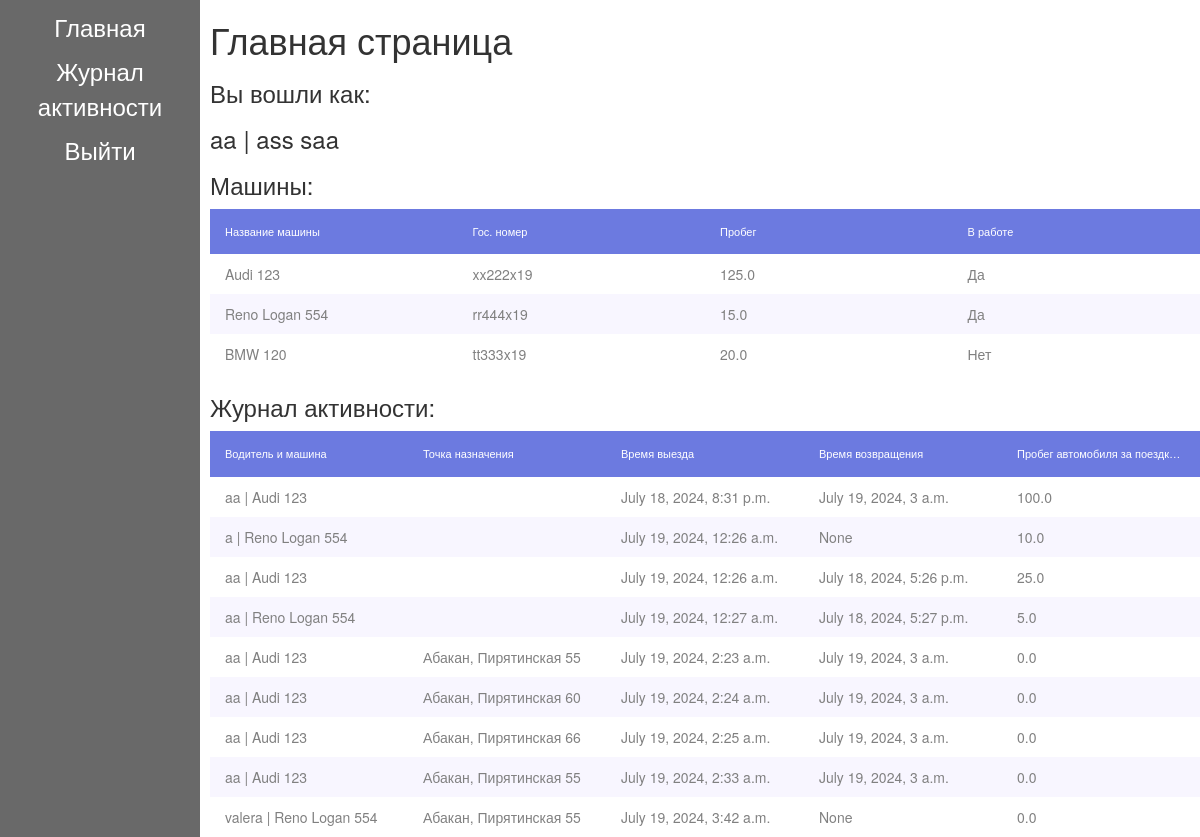
The page /activitylog/ (signed in) on the database its author committed.
### activitylog/models.py (models this page shows, shortened)
class User(AbstractBaseUser, PermissionsMixin):
    login = models.CharField(max_length=200, unique=True)
    password = models.CharField(max_length=200)
    first_name = models.CharField(max_length=200)
    second_name = models.CharField(max_length=200)
    surname = models.CharField(max_length=200)
    is_active = models.BooleanField(default=True)
    is_staff = models.BooleanField(default=False)
    objects = UserManager()
    USERNAME_FIELD = 'login'
    REQUIRED_FIELDS = []
    def __str__(self):
        return self.login

class Car(models.Model):
    name = models.CharField(max_length=200, unique=True)
    car_number = models.CharField(max_length=200, unique=True)
    all_mileage = models.FloatField(default=0.0, help_text='km.m')
    busy = models.BooleanField(default=False)

class ActivityLog(models.Model):
    user_car = models.ForeignKey(UserCar, on_delete=models.SET_NULL, null=True)
    get_time = models.DateTimeField(default=datetime.now)
    return_time = models.DateTimeField(blank=True, null=True)
    travel_target_point = models.TextField(blank=True)
    travel_mileage = models.FloatField(default=0.0, help_text='km.m')

class UserCar(models.Model):
    user = models.ForeignKey(User, on_delete=models.SET_NULL, null=True)
    car = models.ForeignKey(Car, on_delete=models.SET_NULL, null=True)
    def __str__(self):
        return self.user.login + " | " + self.car.name

### activitylog/views.py (the view)
# urls.py: path('', views.index, name='index'),
def index(request):
    cars = Car.objects.all()
    activitylogs = ActivityLog.objects.all()
    return render(
        request,
        'index.html',
        context= {
            'cars' : cars,
            'activitylogs' : activitylogs,
        }
    )

### activitylog/templates/index.html (shortened to what this page needs)
{% extends "base_generic.html" %}
{% block content %}
<h1 class="main-header">Главная страница</h1>
{% if user.is_authenticated %}
<div class="user-info">
  <h3>Вы вошли как:</h3>
  <div><h3>{{user}} | {{user.first_name}}  {{user.second_name}}</h3></div>
</div>
{% endif %}
<div class="cars-info">
  <h3>Машины:</h3>
  <table class="grid-table cars-table">
    <thead>
      <tr>
        <th>Название машины</th>
        <th>Гос. номер</th>
        <th>Пробег</th>
        <th>В работе</th>
      </tr>
    </thead>
    {% if cars %}
    <tbody>
      {% for car in cars %}
      <tr>
        <td>{{car.name}}</td>
        <td>{{car.car_number}}</td>
        <td>{{car.all_mileage}}</td>
        <td>{% if car.busy %} Да {% else %} Нет {% endif %}</td>
      </tr>
      {% endfor %}
    </tbody>
    {% else %}
      <div>None cars</div>
    {% endif %}
  </table>
</div>
<div class="logs-info">
  <h3>Журнал активности:</h3>
  <table class="grid-table logs-table">
    <thead>
      <tr>
        <th>Водитель и машина</th>
        <th>Точка назначения</th>
        <th>Время выезда</th>
        <th>Время возвращения</th>
        <th>Пробег автомобиля за поездку км</th>
      </tr>
    </thead>
    {% if activitylogs %}
    <tbody>
      {% for activitylog in activitylogs %}
      <tr>
        <td>{{activitylog.user_car}}</td>
        <td>{{activitylog.travel_target_point}}</td>
        <td>{{activitylog.get_time}}</td>
        <td>{{activitylog.return_time}}</td>
        <td>{{activitylog.travel_mileage}}</td>
      </tr>
      {% endfor %}
    </tbody>
    {% else %}
      <div>None logs</div>
    {% endif %}
  </table>
</div>
{% endblock %}

### activitylog/static/css/styles.css (style rules this page uses)
* { padding: 0; margin: 0; }
.body { display: grid; grid-template-columns: 200px 1fr; min-height: 100vh; column-gap: 10px; }
.cars-table { grid-template-columns: minmax(150px, 1fr) minmax(150px, 1fr) minmax(150px, 1fr) minmax(150px, 1fr); }
.logs-table { grid-template-columns: minmax(150px, 1fr) minmax(150px, 1fr) minmax(150px, 1fr) minmax(150px, 1fr) minmax(150px, 1fr); }
.grid-table { display: grid; border-collapse: collapse; min-width: 100%; }
thead, tbody, tr { display: contents; }
th, td { padding: 15px; overflow: hidden; text-overflow: ellipsis; white-space: nowrap; }
th { position: sticky; top: 0; background: #6c7ae0; text-align: left; font-weight: normal; font-size: 1.1rem; color: white; }
th:last-child { border: 0; }
td { padding-top: 10px; padding-bottom: 10px; color: #808080; }
tr:nth-child(even) td { background: #f8f6ff; }

### rows shown on the page
User: login "aa", first_name "ass", second_name "saa"
Car: name "Audi 123", car_number "xx222x19", all_mileage "125.0", busy "Да"
Car: name "Reno Logan 554", car_number "rr444x19", all_mileage "15.0", busy "Да"
Car: name "BMW 120", car_number "tt333x19", all_mileage "20.0", busy "Нет"
ActivityLog: user_car "aa | Audi 123", get_time "July 18, 2024, 8:31 p.m.", return_time "July 19, 2024, 3 a.m.", travel_mileage "100.0"
ActivityLog: user_car "a | Reno Logan 554", get_time "July 19, 2024, 12:26 a.m.", return_time "None", travel_mileage "10.0"
ActivityLog: user_car "aa | Audi 123", get_time "July 19, 2024, 12:26 a.m.", return_time "July 18, 2024, 5:26 p.m.", travel_mileage "25.0"
ActivityLog: user_car "aa | Reno Logan 554", get_time "July 19, 2024, 12:27 a.m.", return_time "July 18, 2024, 5:27 p.m.", travel_mileage "5.0"
ActivityLog: user_car "aa | Audi 123", travel_target_point "Абакан, Пирятинская 55", get_time "July 19, 2024, 2:23 a.m.", return_time "July 19, 2024, 3 a.m.", travel_mileage "0.0"
ActivityLog: user_car "aa | Audi 123", travel_target_point "Абакан, Пирятинская 60", get_time "July 19, 2024, 2:24 a.m.", return_time "July 19, 2024, 3 a.m.", travel_mileage "0.0"
ActivityLog: user_car "aa | Audi 123", travel_target_point "Абакан, Пирятинская 66", get_time "July 19, 2024, 2:25 a.m.", return_time "July 19, 2024, 3 a.m.", travel_mileage "0.0"
ActivityLog: user_car "aa | Audi 123", travel_target_point "Абакан, Пирятинская 55", get_time "July 19, 2024, 2:33 a.m.", return_time "July 19, 2024, 3 a.m.", travel_mileage "0.0"
ActivityLog: user_car "valera | Reno Logan 554", travel_target_point "Абакан, Пирятинская 55", get_time "July 19, 2024, 3:42 a.m.", return_time "None", travel_mileage "0.0"
